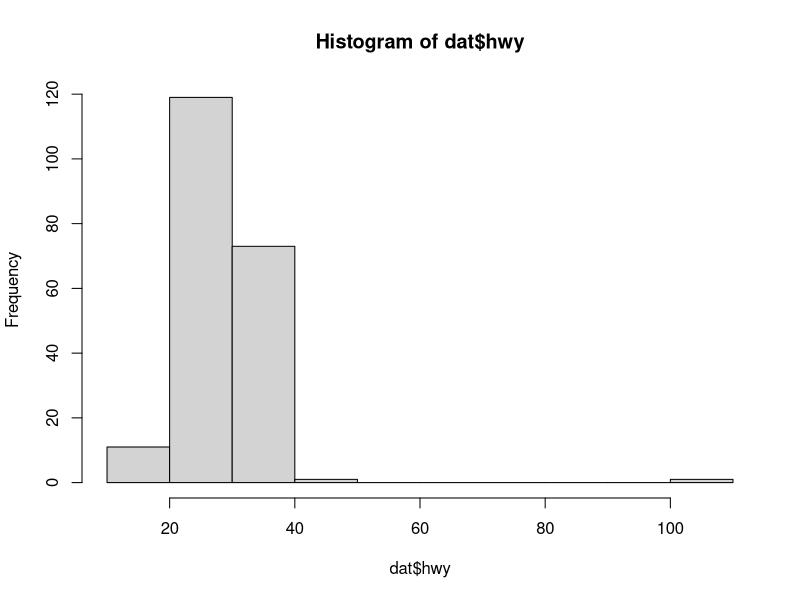
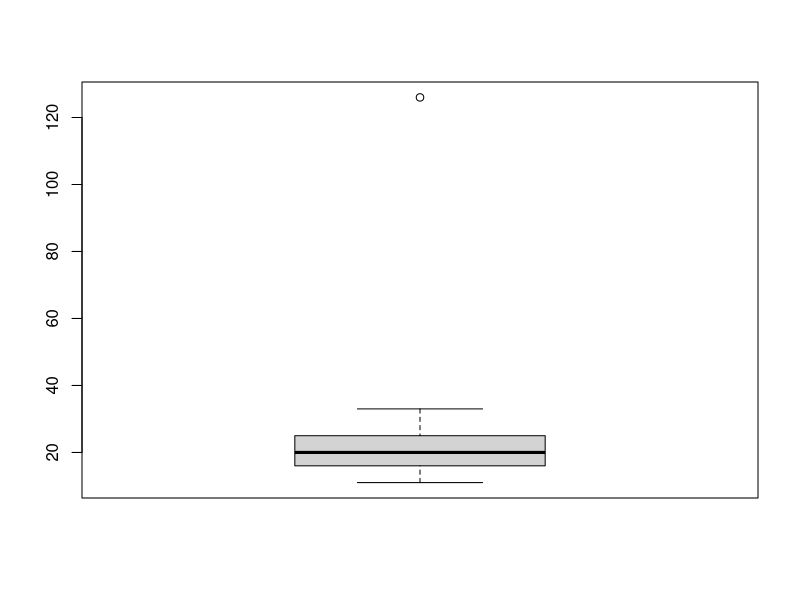
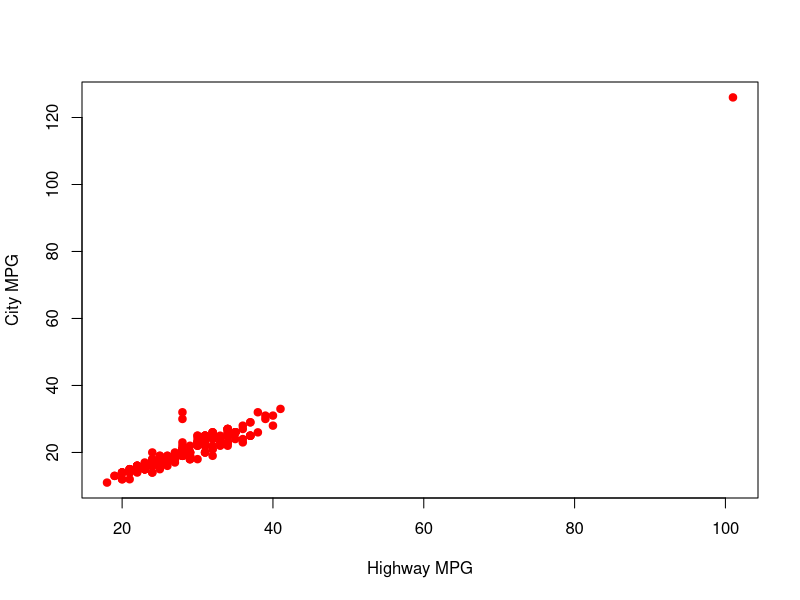

Generate these figures, in order, with R: (Note: this script raises an error after producing the figures.)
#RMACC 2017
#Intro to R
#Demo 1


# Preamble ----------------------------------------------------------------

rm(list = ls()) #I prefer to clear my workspace whenever I start a new script
library(tidyverse) #loads some common packages I like to use. We won't need most of these...


# Data Import -------------------------------------------------------------

dat <- read.csv(file = "./2015_fuel_econ.csv") 
head(dat)
glimpse(dat)


# Initial Exploration -----------------------------------------------------

#What exactly is in this data set?

dim(dat)
N_cars = nrow(dat)

#Lots of categories...
table(dat$make)
table(dat$model)
table(dat$class)
table(dat$drive)
table(dat$fuel)
table(dat$cyl) #notice how it is an int but should be a category

#Let's change the cyl column to be an ordered factor
cyl <- dat$cyl
dat$cyl <- factor(cyl, ordered = T)
dat$cyl

#Some numerical data
summary(dat$hwy)
summary(dat$cty)


# Visual exploration ------------------------------------------------------

#Can only get so far looking at ranges and summaries. Let's look at some pretty pictures!
hist(dat$hwy)
boxplot(dat$cty)
plot(dat$hwy, dat$cty, col = "red", pch = 20, cex = 1.5,
     xlab = "Highway MPG", ylab = "City MPG")

#What if I want to color by fuel type?
plot(dat$hwy, dat$cty, col = dat$fuel, pch = 20, cex = 1.5,
     xlab = "Highway MPG", ylab = "City MPG")
legend(x = "topleft", legend = levels(dat$fuel), pch = 20,
       col = 1:length(levels(dat$fuel)))

# Stat Question 1: Model for City MPG ----------------------------------

#Can we build a simple model for predicting City MPG?

#linear regression for hwy only
mod <- lm(cty ~ hwy, data = dat)
mod
summary(mod) #lots of stats information

plot(mod) #diagnostic plots

plot(dat$hwy, dat$cty, col = dat$fuel, pch = 20, cex = 1.5,
     xlab = "Highway MPG", ylab = "City MPG")
abline(a = mod$coeff[1], b = mod$coeff[2], col = "gray", lty = 2)
legend(x = "topleft", legend = levels(dat$fuel), pch = 20,
       col = 1:length(levels(dat$fuel)))


# Stat Question 2: Are Subcompact Cars More Efficient than Compact --------

#Let's get the highway mpg for both classes

compact_hwy <- subset(dat, class == "Compact Cars", select = "hwy")
mean(compact_hwy$hwy)
subcompact_hwy <- subset(dat, class == "Subcompact Cars", select = "hwy")
mean(subcompact_hwy$hwy)
#use a standard t.test to see if the means are different
t.test(compact_hwy, subcompact_hwy)

#pvalue > 0.05...not enough evidence to say they are different